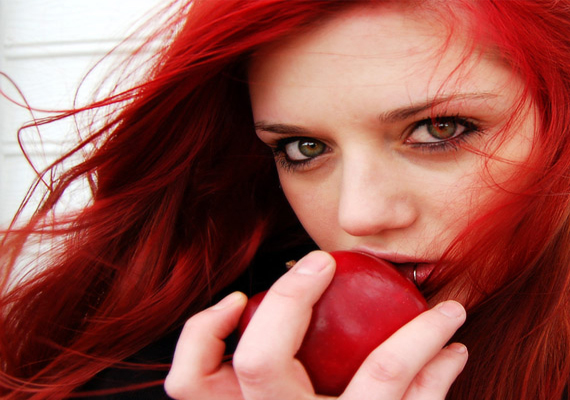
#> input picture 实验10_直方图/img2.png, 570 x 400 px
$ python ex2_1.py
#> lines starting #> are read from the running program, lines starting #| are printed output that depends on the picture
#encoding:utf-8
import cv2
import numpy as np
import matplotlib.pyplot as plt

src = cv2.imread('img2.png',0)
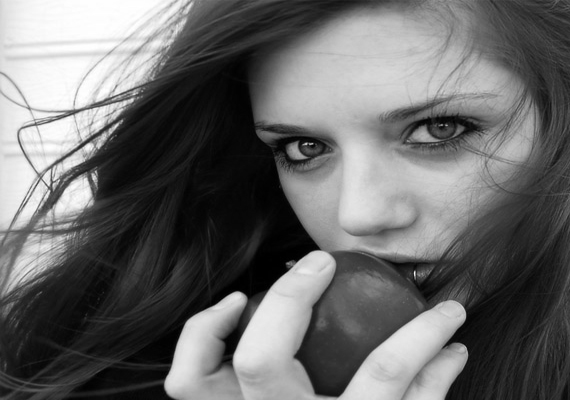
#> src: shape (400, 570); min 0, max 255, mean 105.3


plt.title("Grayscale Histogram")#图像的标题
plt.xlabel("Bins")#X轴标签
plt.ylabel("# of Pixels")#Y轴标签
plt.hist(src.ravel(), 256,range=[0, 256],density=1)
plt.show()
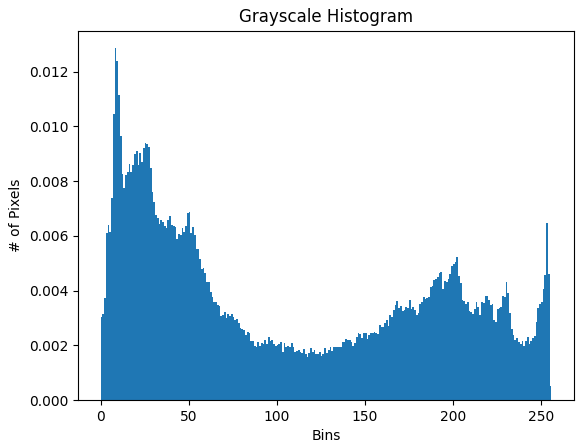
#> figure drawn by matplotlib, 1 panel; tallest bar 0.0129 high, from x = 8 to 9

$ run again, with 实验10_直方图/img1.png copied over 实验10_直方图/img2.png
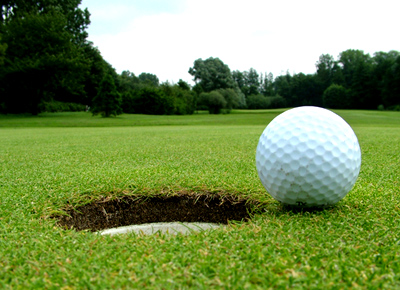
#> input picture 实验10_直方图/img1.png, 400 x 290 px
#> `src = cv2.imread('img2.png',0)`:
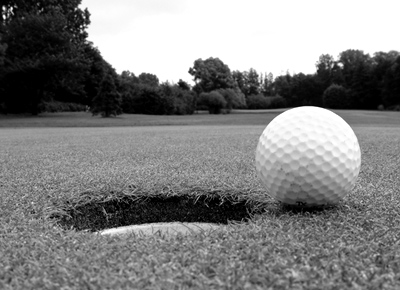
#> src: shape (290, 400); min 0, max 255, mean 129.3
#> `plt.show()`:
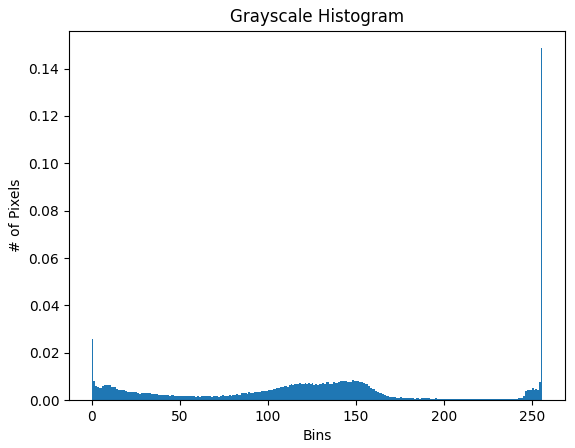
#> figure drawn by matplotlib, 1 panel; tallest bar 0.149 high, from x = 255 to 256
